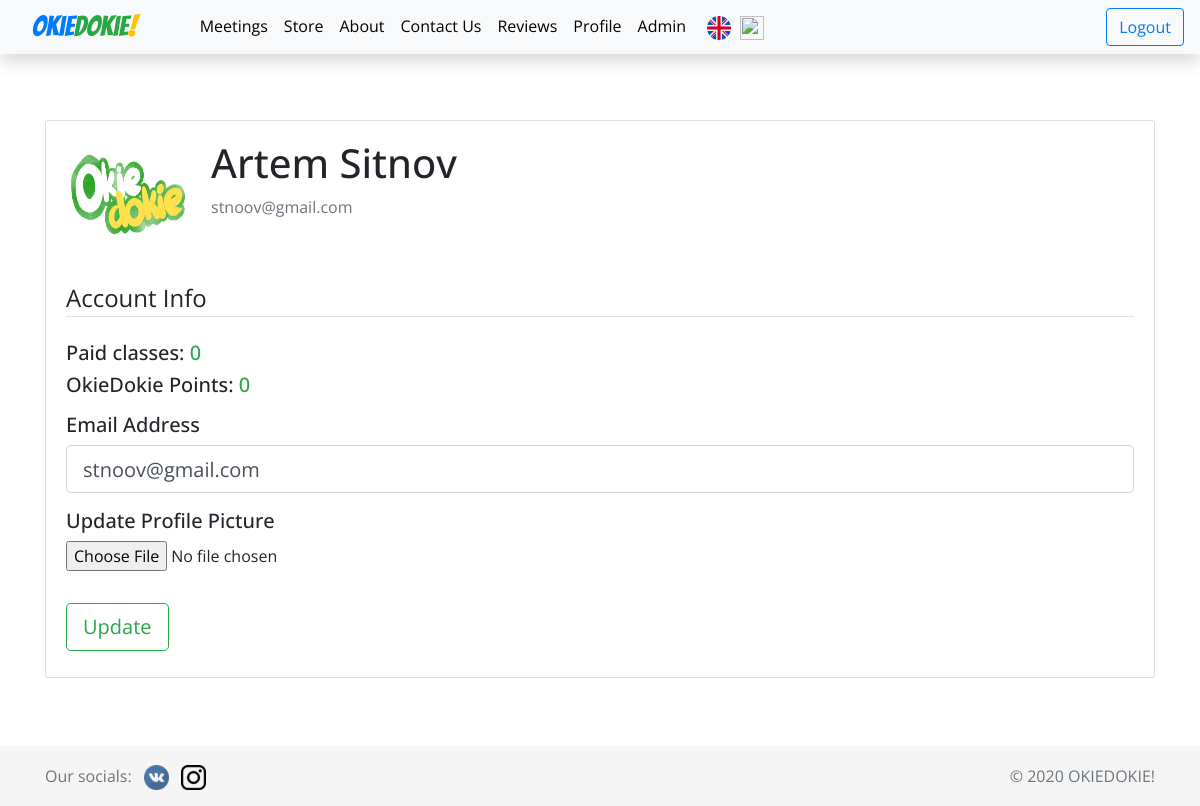
The app's page /profile (signed in), older data.
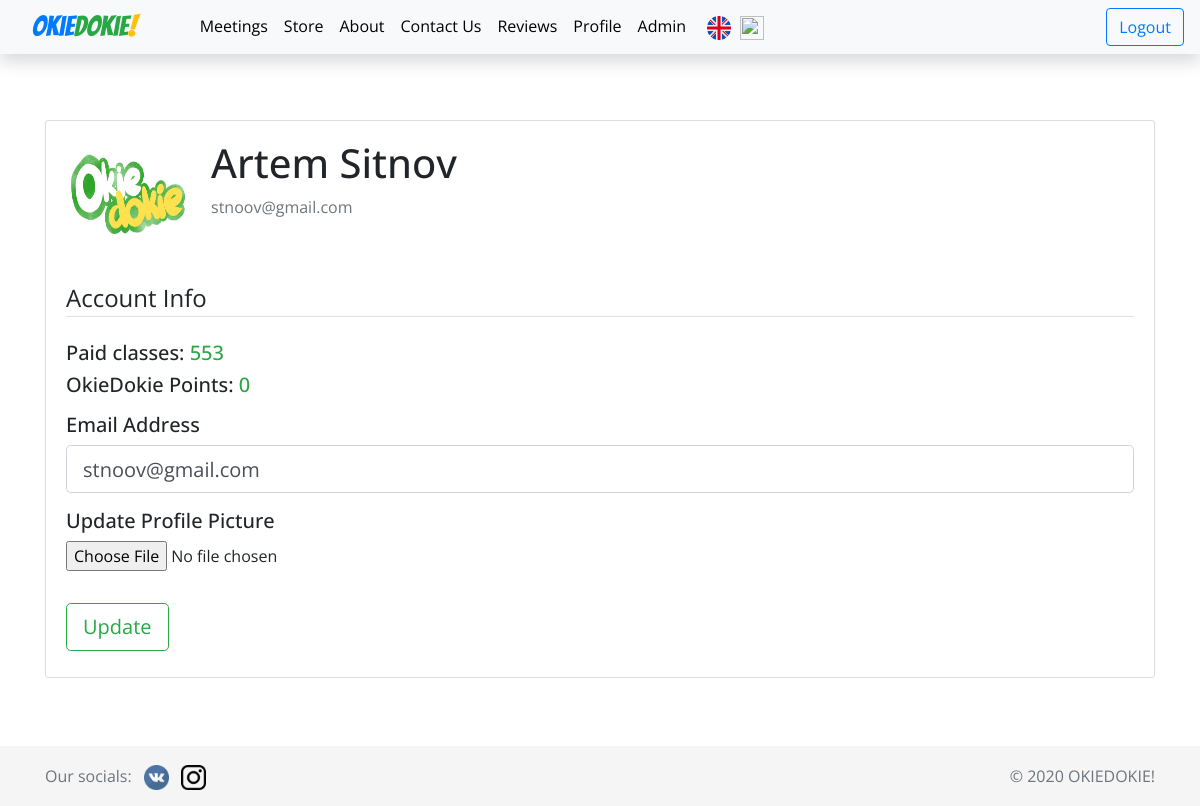
The same page, newer data.
### okiedokie/models.py (models this page shows, shortened)
class User(db.Model, UserMixin):
    id = db.Column(db.Integer, primary_key=True)
    email = db.Column(db.String(120), unique=True, nullable=False)
    first_name = db.Column(db.String(20), nullable=False)
    last_name = db.Column(db.String(20), nullable=False)
    age = db.Column(db.Integer, nullable=False)
    password = db.Column(db.String(60), nullable=False)
    image_file = db.Column(db.String(20), nullable=False, default='default.png')
    points = db.Column(db.Integer, default=0)
    paid_classes = db.Column(db.Integer, default=1)
    attended_classes = db.Column(db.Integer, default=0)
    created_at = db.Column(db.DateTime, default=datetime.now())
    confirmed = db.Column(db.Boolean, nullable=False, default=False)
    is_admin = db.Column(db.Boolean, default=False)
    reviews = db.relationship('Reviews', backref='author', lazy=True)
    signed_users = db.relationship('Events', secondary=signed_users, lazy='subquery',
        backref=db.backref('signed_users', lazy=True))

### okiedokie/users/routes.py (the view)
@users.route('/profile', methods=['GET', 'POST'])
@login_required
def profile():
    form = UpdateAccountForm()
    current_date = datetime.datetime.now()
    if form.validate_on_submit():
        if form.picture.data:
            picture_file = save_picture(form.picture.data)
            current_user.image_file = picture_file
        current_user.email = form.email.data
        db.session.commit()
        flash('Your account has been updated!', 'success')
        return redirect(url_for('users.profile'))
    elif request.method == 'GET':
        form.email.data = current_user.email
    image_file = url_for('static', filename='images/profile_pics/' + current_user.image_file)
    return render_template('profile.html', form=form, current_date=current_date, image_file=image_file)

### okiedokie/users/forms.py (shortened to what this page needs)
class UpdateAccountForm(FlaskForm):
    email = EmailField('Email address', [validators.Email()])
    picture = FileField('Update Profile Picture', validators=[FileAllowed(['jpg', 'png'],
                                                                          message="Only jpg and png images are allowed")])
    submit = SubmitField('Update')

### okiedokie/models.py (called while the page is built)
@login_manager.user_loader
def load_user(user_id):
    return User.query.get(int(user_id))

### okiedokie/templates/profile.html (shortened to what this page needs)
{% extends 'base.html' %}
{% block link %}
<link rel="stylesheet" type="text/css" href="{{ url_for('static', filename='css/signin.css') }}">
{% endblock link %}
{% block body %}
<div class="container mt-5">
    <div class="content-section">
        <div class="media mt-2">
            <img class="rounded-circle account-img" src="{{ image_file }}">
            <div class="media-body">
                <h2 class="account-heading">{{ current_user.first_name }} {{ current_user.last_name }}</h2>
                <p class="text-secondary">{{ current_user.email }}</p>
            </div>
        </div>
        <form method="POST" action="" enctype="multipart/form-data">
            <fieldset class="form-group">
                <legend class="border-bottom mb-4">{{ _('Account Info') }} </legend>
                <h5>{{ _('Paid classes') }}: <span class="text-success"> {{ current_user.paid_classes }} </span></h5>
                <h5 class="mb-3">OkieDokie Points: <span class="text-success">{{ current_user.points }} </span></h5>
                <div class="form-group">
                    <h5>{{ _('Email Address') }}</h5>
                    {% if form.email.errors %}
                    {{ form.email(class="form-control form-control-lg is-invalid") }}
                    <div class="invalid-feedback">
                        {% for error in form.email.errors %}
                        <span>{{ error }}</span>
                        {% endfor %}
                    </div>
                    {% else %}
                    {{ form.email(class="form-control form-control-lg") }}
                    {% endif %}
                </div>
                <div class="form-group">
                    <h5>{{ _('Update Profile Picture') }}</h5>
                    {{ form.picture(class="form-control-file") }}
                </div>
            </fieldset>
            <div class="form-group">
                {{ form.submit(class="btn btn-lg btn-outline-success") }}
            </div>
        </form>
    </div>
</div>
{% endblock body %}

Row changes from the older to the newer data that the page shows:
changed User "Artem": paid_classes "0" → "553"
